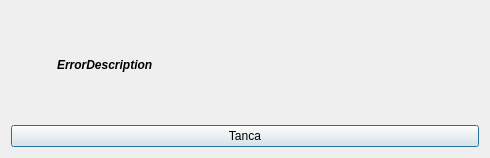
<?xml version="1.0" encoding="UTF-8"?>
<ui version="4.0">
 <class>Dialog</class>
 <widget class="QDialog" name="Dialog">
  <property name="geometry">
   <rect>
    <x>0</x>
    <y>0</y>
    <width>490</width>
    <height>158</height>
   </rect>
  </property>
  <property name="windowTitle">
   <string>Dialog</string>
  </property>
  <layout class="QVBoxLayout" name="verticalLayout_2">
   <item>
    <layout class="QHBoxLayout" name="horizontalLayout">
     <item>
      <widget class="QLabel" name="labelErrorIcon">
       <property name="enabled">
        <bool>true</bool>
       </property>
       <property name="maximumSize">
        <size>
         <width>40</width>
         <height>40</height>
        </size>
       </property>
       <property name="text">
        <string/>
       </property>
       <property name="pixmap">
        <pixmap resource="../resources/resources.qrc">:/resources/icons/error.png</pixmap>
       </property>
       <property name="scaledContents">
        <bool>true</bool>
       </property>
      </widget>
     </item>
     <item>
      <widget class="QLabel" name="labelErrorDescription">
       <property name="text">
        <string>&lt;html&gt;&lt;head/&gt;&lt;body&gt;&lt;p&gt;&lt;span style=&quot; font-weight:700; font-style:italic;&quot;&gt;ErrorDescription&lt;/span&gt;&lt;/p&gt;&lt;/body&gt;&lt;/html&gt;</string>
       </property>
      </widget>
     </item>
    </layout>
   </item>
   <item>
    <widget class="QPushButton" name="btnClose">
     <property name="text">
      <string>Tanca</string>
     </property>
    </widget>
   </item>
  </layout>
 </widget>
 <resources>
  <include location="../resources/resources.qrc"/>
 </resources>
 <connections/>
</ui>
